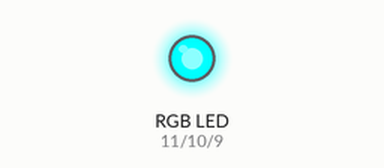
Bench run of a sketch on a simulated Arduino Uno, built with avr-gcc and run on an emulated ATmega328P. Shown: an RGB LED mixed from three pins (HIGH = lit).

Above: at 0.5 s.
At 1.5 s:
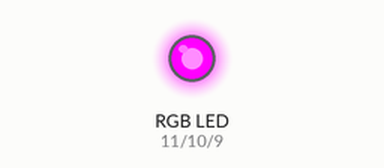
At 2.5 s:
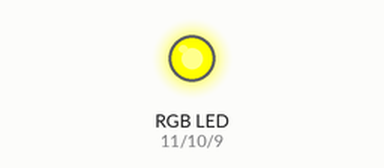
At 3.5 s:
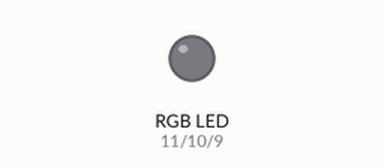
Timing chart, 0 to 5.2 s (numbered marks = the images above):
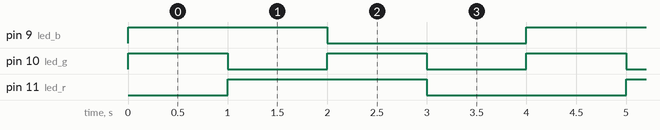

Measured:
- by itself, pin 9 (led_b), pin 11 (led_r): alternates HIGH for 2.0 s and LOW for 2.0 s
- by itself, pin 10 (led_g): alternates HIGH for 1.0 s and LOW for 1.0 s
- by itself, everything shown: repeats every 4.0 s, in 4 steps

The sketch:

LED_RGB_EJERCICIO.ino
```cpp
int led_r = 11;
int led_g = 10;
int led_b = 9;

void setup() {
  pinMode(led_r, OUTPUT);
  pinMode(led_g, OUTPUT);
  pinMode(led_b, OUTPUT);
}
void loop() {
digitalWrite(led_b, HIGH);
digitalWrite(led_g, HIGH);
digitalWrite(led_r, LOW);
delay(1000);
digitalWrite(led_r, HIGH);
digitalWrite(led_g, LOW);
delay(1000);
digitalWrite(led_g, HIGH);
digitalWrite(led_b, LOW);
delay(1000);
digitalWrite(led_r, LOW);
digitalWrite(led_g, LOW);
delay(1000);
}
```
